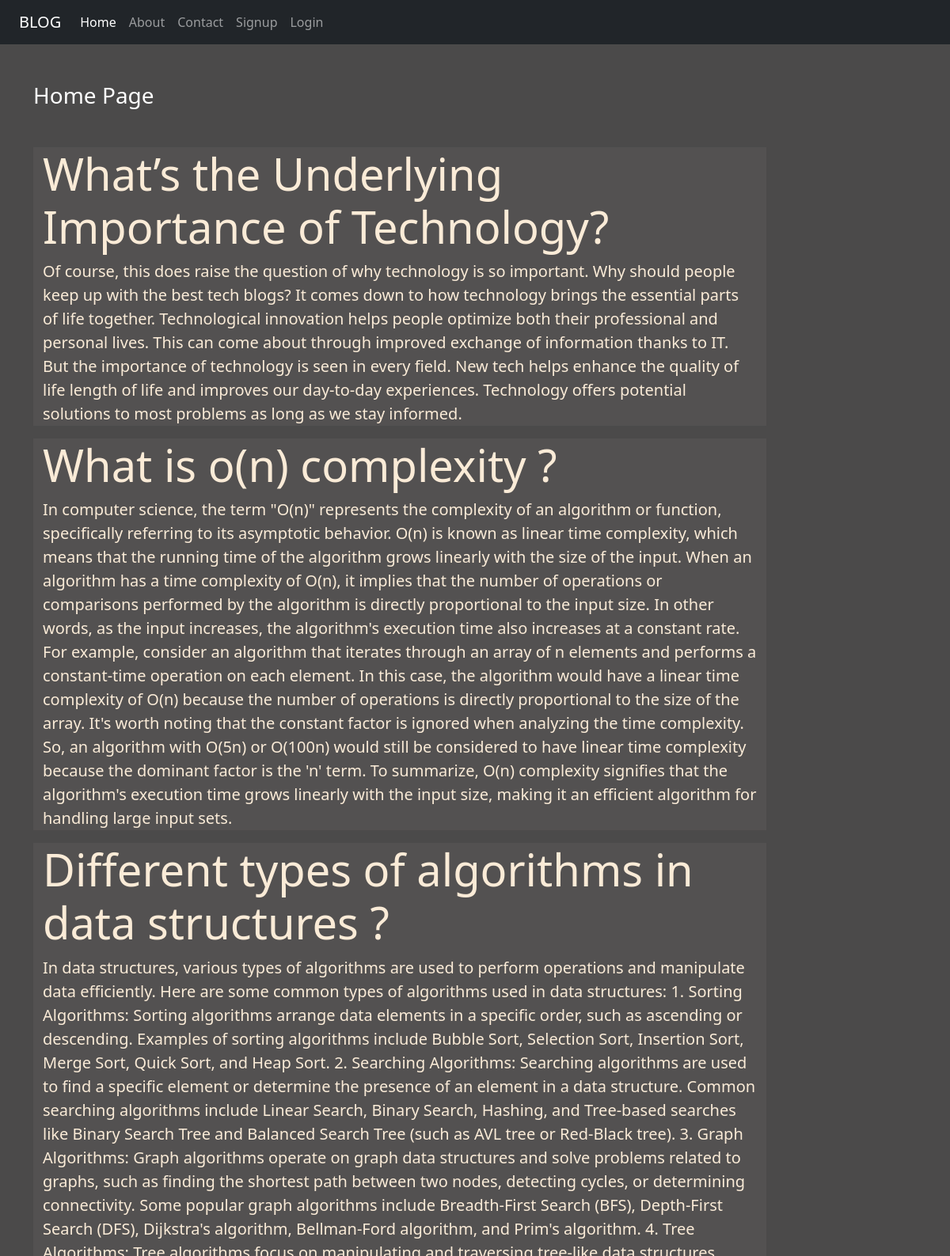
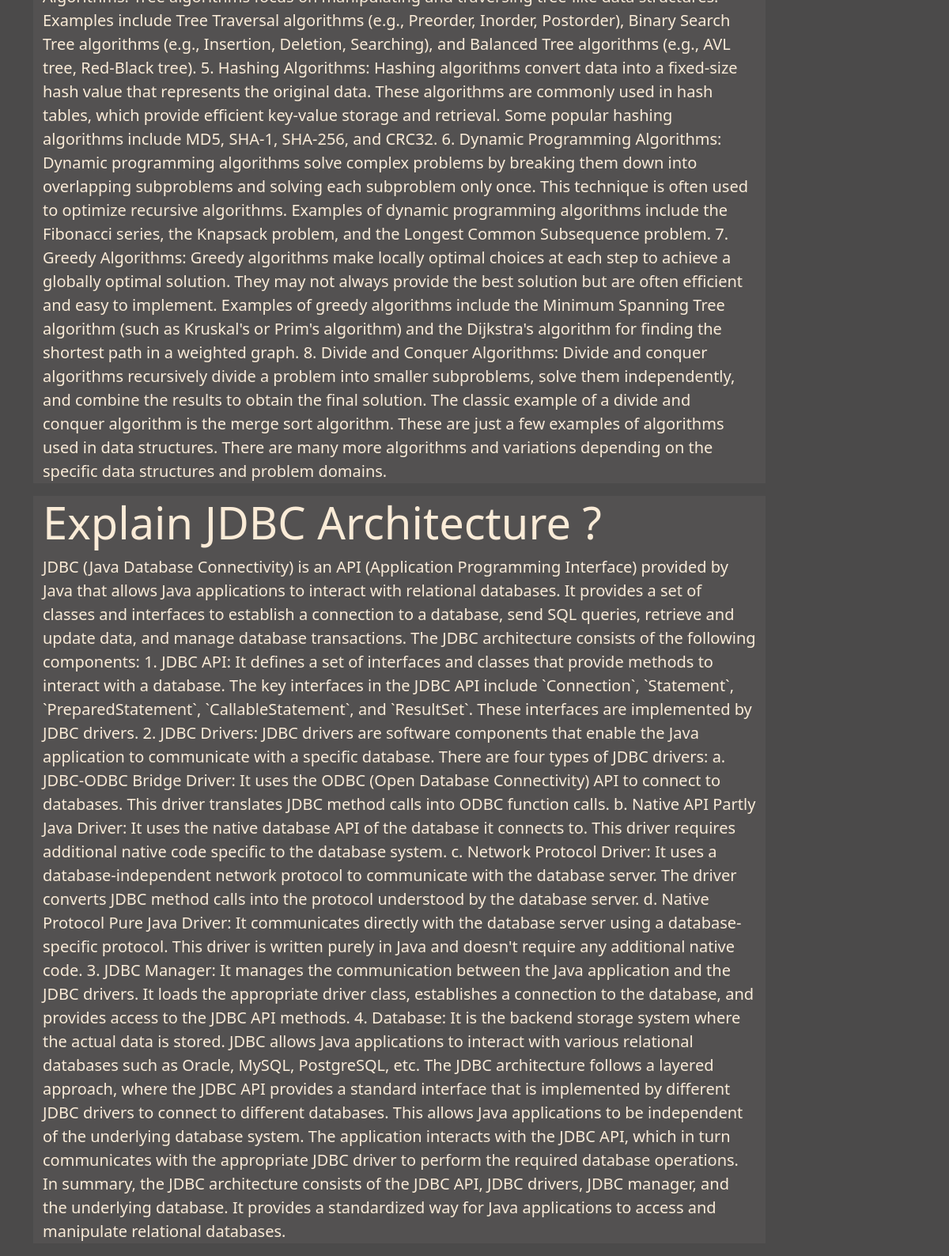
The page / on the database its author committed (2 pictures, top to bottom).
### blogg/models.py (models this page shows)
class Post(models.Model):
    title = models.CharField(max_length=150)
    desc = models.TextField()

### blogg/views.py (the view)
# urls.py: 2. Add a URL to urlpatterns:  path('', views.home, name='home')
def home(request):
    post = Post.objects.all()
    return render(request,'blogg/home.html',{"post":post})

### blogg/templates/blogg/home.html
{% extends 'blogg/base.html' %}
{% load static %}
{% block content %}
<div class="col-sm-10">
    <h3 class="text-white my-5">Home Page</h3>
    {% for post in post %}
    <div class="jumbotron jumbotron-fluid jumbo-color">
        <div class="container">
          <h1 class="display-4">{{post.title}}</h1>
          <p class="lead">{{post.desc}}</p>
        </div>
      </div>
    {% endfor %}
</div>
{% endblock content %}

### blogg/static/blogg/css/style.css (style rules this page uses)
body { background-color: rgb(75,74,74); color: antiquewhite; }
.jumbo-color { background-color: rgb(83,81,81); }

### rows shown on the page
Post: title "What’s the Underlying Importance of Technology?", desc "Of course, this does raise the question of why technology is so important. Why should people keep up with the best tech blogs? It comes down to how technology brings the essential parts of life together. Technological innovation helps people optimize both their professional and personal lives. This can come about through improved exchange of information thanks to IT. But the importance of technology is seen in every field. New tech helps enhance the quality of life length of life and improves our day-to-day experiences. Technology offers potential solutions to most problems as long as we stay informed."
Post: title "What is o(n) complexity ?", desc "In computer science, the term \"O(n)\" represents the complexity of an algorithm or function, specifically referring to its asymptotic behavior. O(n) is known as linear time complexity, which means that the running time of the algorithm grows linearly with the size of the input. When an algorithm has a time complexity of O(n), it implies that the number of operations or comparisons performed by the algorithm is directly proportional to the input size. In other words, as the input increases, the algorithm's execution time also increases at a constant rate. For example, consider an algorithm that iterates through an array of n elements and performs a constant-time operation on each element. In…"
Post: title "Different types of algorithms in data structures ?", desc "In data structures, various types of algorithms are used to perform operations and manipulate data efficiently. Here are some common types of algorithms used in data structures: 1. Sorting Algorithms: Sorting algorithms arrange data elements in a specific order, such as ascending or descending. Examples of sorting algorithms include Bubble Sort, Selection Sort, Insertion Sort, Merge Sort, Quick Sort, and Heap Sort. 2. Searching Algorithms: Searching algorithms are used to find a specific element or determine the presence of an element in a data structure. Common searching algorithms include Linear Search, Binary Search, Hashing, and Tree-based searches like Binary Search Tree and Balanced…"
Post: title "Explain JDBC Architecture ?", desc "JDBC (Java Database Connectivity) is an API (Application Programming Interface) provided by Java that allows Java applications to interact with relational databases. It provides a set of classes and interfaces to establish a connection to a database, send SQL queries, retrieve and update data, and manage database transactions. The JDBC architecture consists of the following components: 1. JDBC API: It defines a set of interfaces and classes that provide methods to interact with a database. The key interfaces in the JDBC API include `Connection`, `Statement`, `PreparedStatement`, `CallableStatement`, and `ResultSet`. These interfaces are implemented by JDBC drivers. 2. JDBC Drivers: JDBC…"
